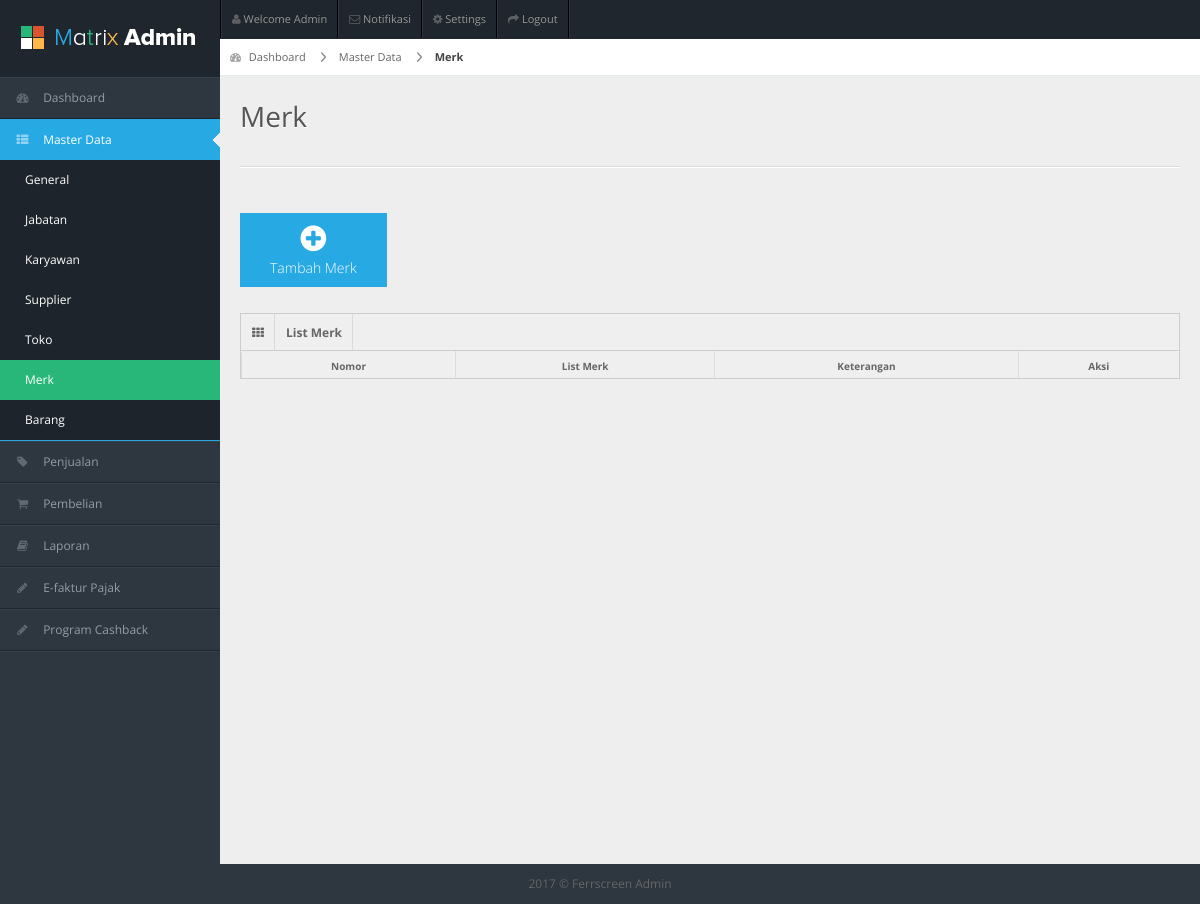
The app's page /index.php/merk, older data.
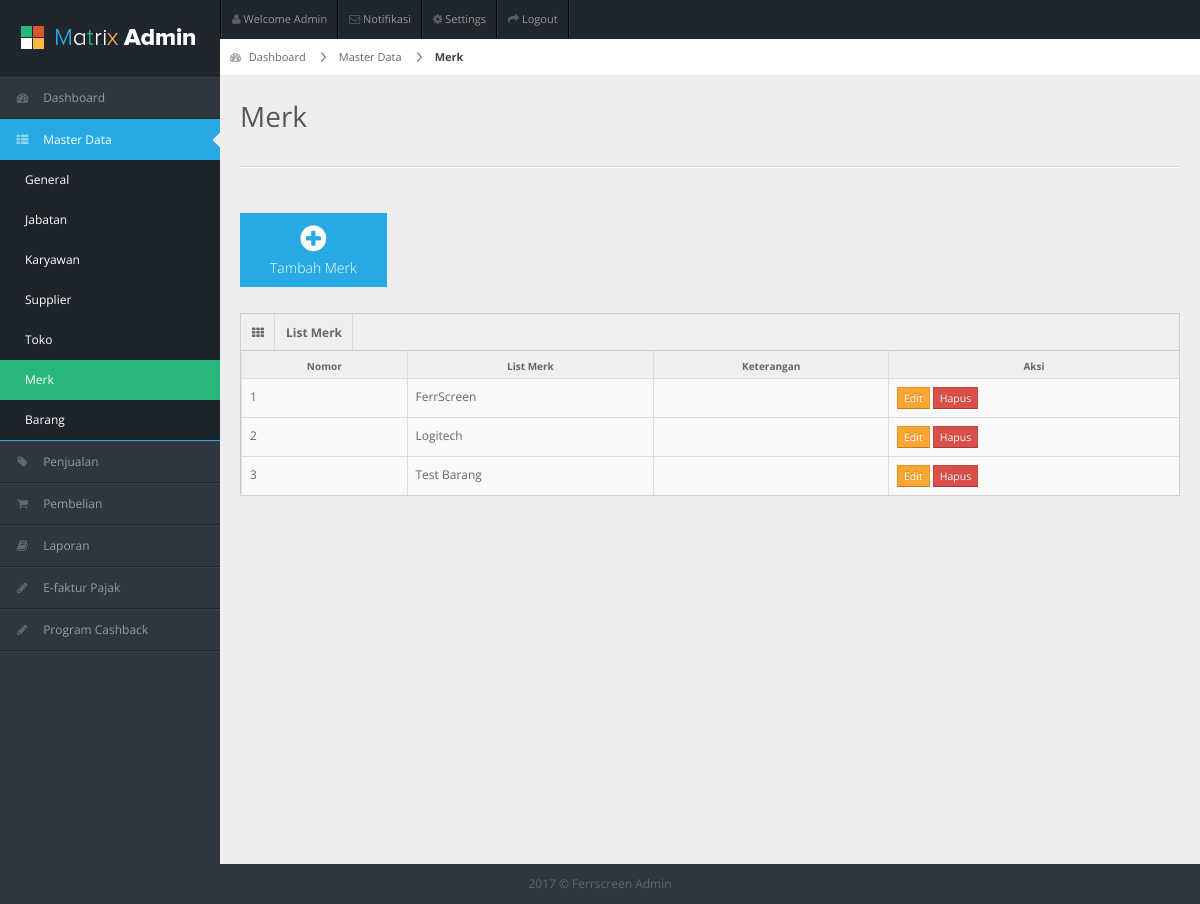
The same page, newer data.
### tables this page shows
CREATE TABLE `merk` (
  `id` int(11) NOT NULL,
  `nama` varchar(255) NOT NULL,
  `keterangan` text NOT NULL,
  `is_aktif` enum('0','1') NOT NULL,
  `created_at` datetime NOT NULL
);

### application/controllers/Merk.php (called while the page is built, shortened)
<?php
class Merk extends CI_Controller {
	public function __construct(){
	 	$this->load->model('Merk_Model');
    }
	public function index()
	{
		$dataMenu = array(
	        'menuAktif' => "masterdata",
	        'subMenu' => "merk"
		);
		$dataMerk = $this->Merk_Model->get_allMerk();
		$data = array(
	        'dataMerk' => $dataMerk
		);
		$this->load->view('header');
		$this->load->view('sidebar',$dataMenu);
		$this->load->view('MasterData/Merk/v_merk',$data);
	}
}

### index.php (called while the page is built, shortened)
<?php
require_once BASEPATH.'core/CodeIgniter.php';

### application/models/Merk_Model.php (called while the page is built, shortened)
<?php
class Merk_Model extends CI_Model {
    public function get_allMerk(){
        $sql = "SELECT m.*
                FROM merk m
                WHERE m.is_aktif=?
                ORDER BY m.nama ASC";
        $result = $this->db->query($sql, array("1"));
        return $result->result_array();
    }
}

### application/views/MasterData/Merk/v_merk.php (the view, shortened to what this page needs)
<div id="content">
  <div id="content-header">
    <div id="breadcrumb">
      <a href="<?php echo base_url();?>dashboard" title="Go to Home" class="tip-bottom">
        <i class="icon-dashboard"></i>
        Dashboard
      </a>
      <a href="#" class="">
        Master Data
      </a>
      <a href="#" class="current">
        Merk
      </a>
    </div>
    <h1>Merk</h1>
  </div>
  <div class="container-fluid">
    <hr>
    <div class="quick-actions_homepage">
      <ul class="quick-actions">
        <li class="bg_lb">
          <a href="<?php echo base_url();?>merk/tambahMerk">
            <i class="icon-plus-sign"></i>
            Tambah Merk
          </a>
        </li>
      </ul>
    </div>
    <div class="row-fluid">
      <div class="span12">
      <div class="widget-box">
          <div class="widget-title">
            <span class="icon"><i class="icon-th"></i></span>
            <span class="icon"><b>List Merk</b></span>
          </div>
          <div class="widget-content nopadding">
            <table class="table table-bordered data-table">
              <thead>
                <tr>
                  <th>Nomor</th>
                  <th>List Merk</th>
                  <th>Keterangan</th>
                  <th>Aksi</th>
                </tr>
              </thead>
              <tbody>
              <?php
                if(isset($dataMerk))
                {
                    $number=1;
                    foreach ($dataMerk as $merk)
                    {
                      echo ' <tr class="gradeX">
                                <td>'.$number.'</td>
                                <td>'.$merk["nama"].'</td>
                                <td>'.$merk["keterangan"].'</td>
                                <td class="center">
                                    <a href="'.base_url().'merk/editMerk/'.$merk["id"].'" class="btn btn-warning btn-mini" role="button">Edit</a>
                                    <a href="#deleteData'.$merk["id"].'" data-toggle="modal" class="btn btn-danger btn-mini" role="button">Hapus</a>
                                    <div id="deleteData'.$merk["id"].'" class="modal hide" aria-hidden="true" style="display: none;">
                                      <div class="modal-header">
                                        <button data-dismiss="modal" class="close" type="button">×</button>
                                        <h3>Hapus Data</h3>
                                      </div>
                                      <div class="modal-body">
                                        <p>Apakah kamu ingin menghapus data '.$merk["nama"].'?</p>
                                      </div>
                                      <div class="modal-footer">
                                        <a class="btn btn-primary" href="'.base_url().'merk/hapusMerk/'.$merk["id"].'" name="btnHapus">Hapus</a>
                                        <a data-dismiss="modal" class="btn" href="#">Cancel</a>
                                      </div>
                                    </div>
                                </td>
                              </tr>';
                      $number++;
                    }
                  }
              ?>
              </tbody>
            </table>
          </div>
        </div>
      </div>
    </div>
  </div>
</div>
<div class="row-fluid">
  <div id="footer" class="span12"> 2017 &copy; Ferrscreen Admin</div>
</div>
</body>
</html>

Row changes from the older to the newer data that the page shows:
added merk: nama "FerrScreen"
added merk: nama "Logitech"
added merk: nama "Test Barang"
